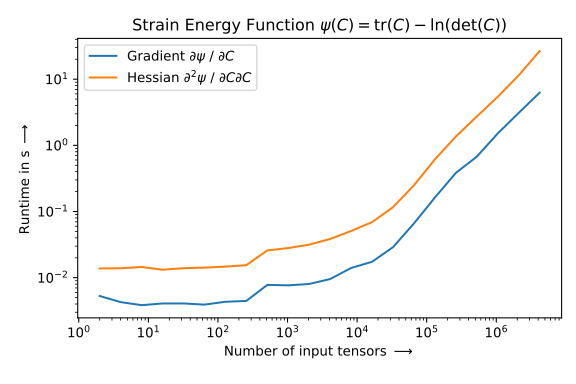

Python code for this plot:
r"""
 _                            
| |                          ████████╗██████╗  █████╗ ██╗  ██╗
| |_ ___ _ __  ___  ___  _ __╚══██╔══╝██╔══██╗██╔══██╗╚██╗██╔╝
| __/ _ \ '_ \/ __|/ _ \| '__|  ██║   ██████╔╝███████║ ╚███╔╝ 
| ||  __/ | | \__ \ (_) | |     ██║   ██╔══██╗██╔══██║ ██╔██╗ 
 \__\___|_| |_|___/\___/|_|     ██║   ██║  ██║██║  ██║██╔╝ ██╗
                                ╚═╝   ╚═╝  ╚═╝╚═╝  ╚═╝╚═╝  ╚═╝  
"""

from timeit import timeit

import matplotlib.pyplot as plt
import numpy as np

import tensortrax as tr
import tensortrax.math as tm


def neo_hooke(C):
    return tm.trace(C) - tm.log(tm.linalg.det(C))


def pre(n, **kwargs):
    np.random.seed(4519245)
    F = np.eye(3).reshape(3, 3, 1) + (np.random.rand(3, 3, n) - 0.5) / 10
    C = np.einsum("ki...,kj...->ij...", F, F)
    stress = tr.gradient(neo_hooke, **kwargs)
    elasticity = tr.hessian(neo_hooke, **kwargs)
    return C, stress, elasticity


tensors = 2 ** np.arange(0, 21, 2)
time_gradient = []
time_hessian = []

print("")
print("| Tensors | Gradient in s | Hessian in s |")
print("| ------- | ------------- | ------------ |")

kwargs = dict(ntrax=1, sym=True, parallel=False)
number = 3

for n in tensors:
    C, stress, elasticity = pre(n, **kwargs)
    stress(C), elasticity(C)
    time_gradient.append(timeit(lambda: stress(C), number=number) / number)
    time_hessian.append(timeit(lambda: elasticity(C), number=number) / number)
    print(f"| {n:7d} | {time_gradient[-1]:13.5f} | {time_hessian[-1]:12.5f} |")

plt.figure()
plt.title(r"Strain Energy Function $\psi(C) = \mathrm{tr}(C) - \ln(\det(C))$")
plt.loglog(tensors, time_gradient, "C0", label="Gradient $\partial \psi~/~\partial C$")
plt.loglog(
    tensors,
    time_hessian,
    "C1",
    label="Hessian $\partial^2 \psi~/~\partial C \partial C$",
)
plt.xlabel(r"Number of input tensors $\longrightarrow$")
plt.ylabel(r"Runtime in s $\longrightarrow$")
plt.legend()
plt.tight_layout()
plt.savefig("benchmark.svg", transparent=False)
plt.savefig("benchmark.png", transparent=False)
